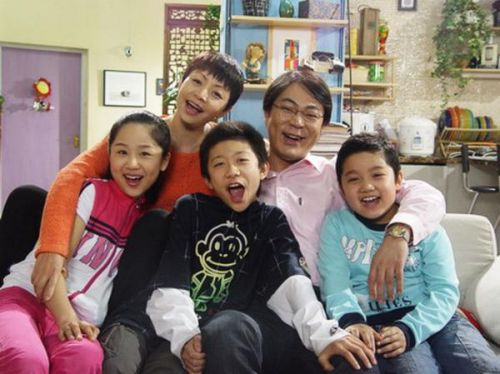
#> input picture opencv/image/kids.jpg, 500 x 374 px
$ python '10-图像的投射变换.py'
#> lines starting #> are read from the running program, lines starting #| are printed output that depends on the picture
#-*- coding = utf-8 -*-
#@Time : 2021/2/8 下午6:19
#@Author : 小方
#@File :10-图像的投射变换.py
#@Software : PyCharm

import cv2 as cv
import numpy as np
import matplotlib.pyplot as plt

kids = cv.imread("./image/kids.jpg")
#> kids is the input picture: shape (374, 500, 3); mean B, G, R 115.9, 123, 138.4
rows, cols = kids.shape[:2]
#> rows = 374; cols = 500

pst1 = np.float32([[56, 65], [368, 52], [28, 387], [389, 390]])
pst2 = np.float32([[100, 145], [300, 100], [80, 290], [310, 300]])

T = cv.getPerspectiveTransform(pst1, pst2)

res5 = cv.warpPerspective(kids, T, (cols, rows))
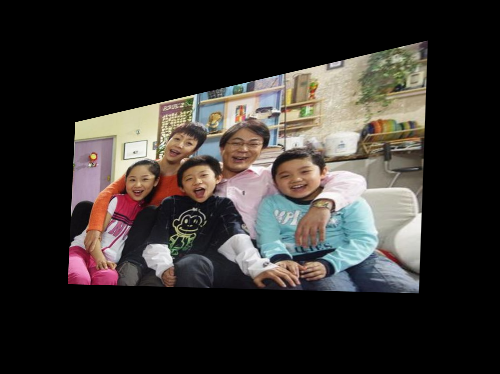
#> res5: shape (374, 500, 3); mean B, G, R 46.6, 49.7, 53.9

plt.imshow(res5[:,:,::-1])
plt.show()

$ run again, with opencv/image/horse.jpg copied over opencv/image/kids.jpg
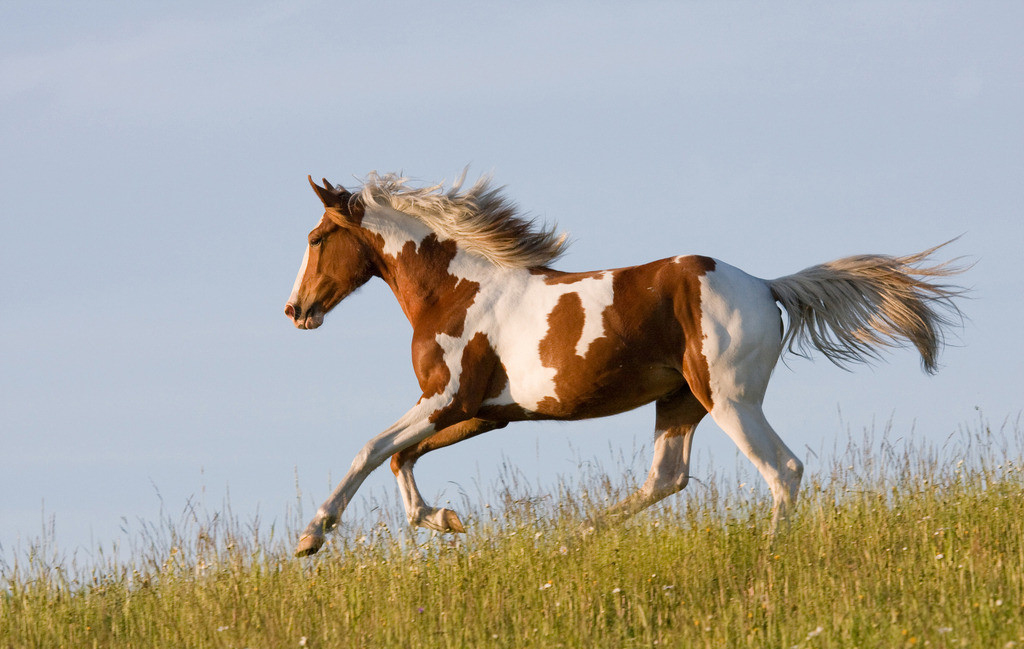
#> input picture opencv/image/horse.jpg, 1024 x 649 px
#> kids is the input picture: shape (649, 1024, 3); mean B, G, R 160.2, 167.9, 170.4
#> `res5 = cv.warpPerspective(kids, T, (cols, rows))`:
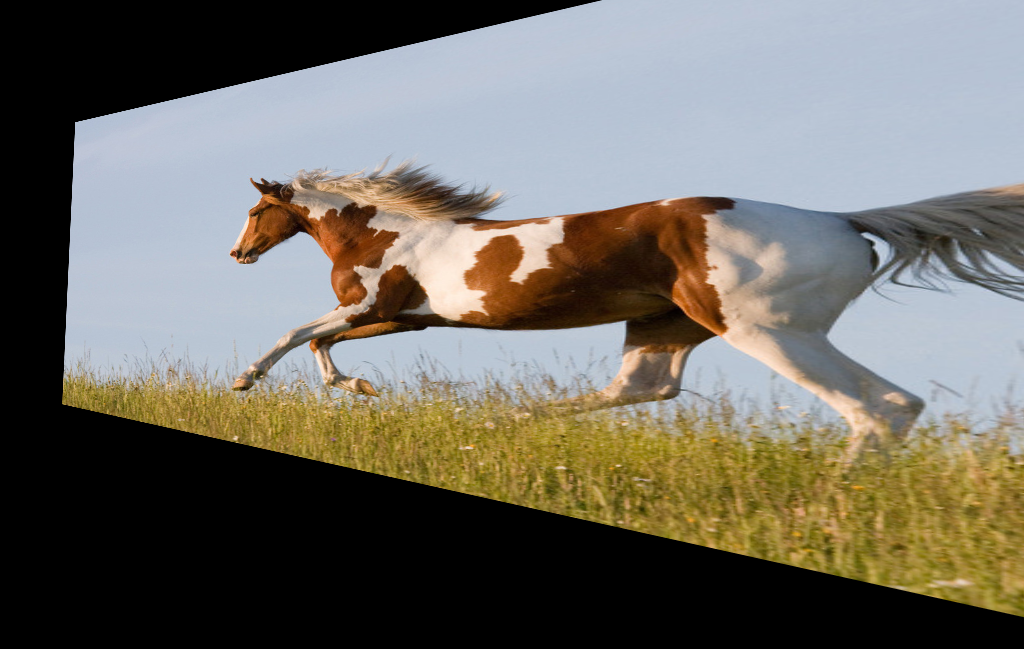
#> res5: shape (649, 1024, 3); mean B, G, R 100.2, 108.9, 112.5
